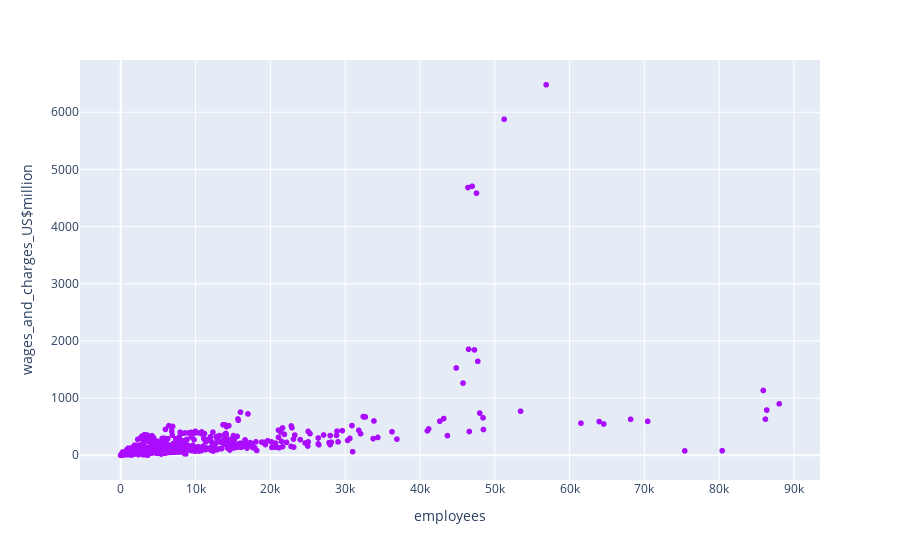

Notebook code cell kept with this figure:
### Markdown cell above
This graph tells us that in the periof of consideration there has been a very large variance in the "Net working capital US$ million" and "EBITDA in US million" categories

### Code cell
# Creating scatterplot for the variables "Employees" and "Wages and charges US$ million"
fig = px.scatter(df, x="employees", y="wages_and_charges_US$million", color_discrete_sequence=px.colors.qualitative.Alphabet) 
fig.show()

### Figure 1 — Plotly figure (JSON) as saved in the notebook; plotly's stock layout.template omitted (floating-point values rounded to 4 significant figures; data arrays with more than 128 entries replaced by an {"elided": "..."} marker saying what was removed)
{"data": [{"hovertemplate": "employees=%{x}<br>wages_and_charges_US$million=%{y}<extra></extra>", "legendgroup": "", "marker": {"color": "#AA0DFE", "symbol": "circle"}, "mode": "markers", "name": "", "showlegend": false, "type": "scattergl", "x": {"elided": "1325 int values"}, "xaxis": "x", "y": {"elided": "1325 float values"}, "yaxis": "y"}], "layout": {"legend": {"tracegroupgap": 0}, "margin": {"t": 60}, "xaxis": {"anchor": "y", "domain": [0, 1], "title": {"text": "employees"}}, "yaxis": {"anchor": "x", "domain": [0, 1], "title": {"text": "wages_and_charges_US$million"}}}}
